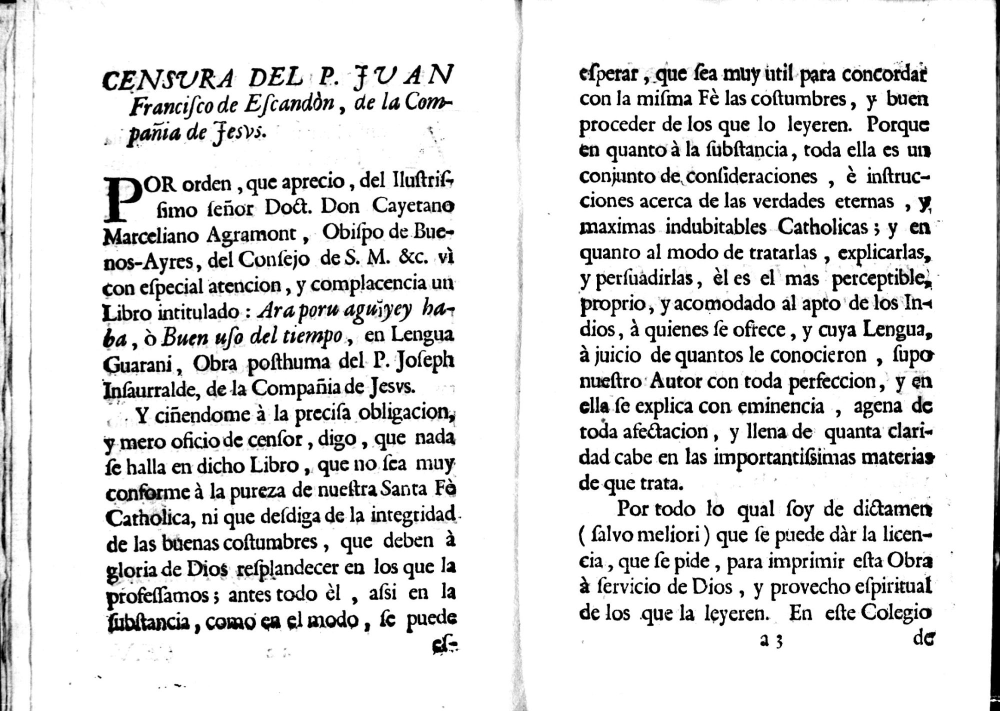
#> input picture samples/censura_p3.jpg, 2000 x 1422 px (shown at 1/2 size)
$ python -i preprocess.py   (imports and definitions only)
#> lines starting #> are read from the running program, lines starting #| are printed output that depends on the picture; after the words box and inside, x2 and y2 are one past the last pixel; in counts of white or black regions, pixels touching at a corner belong together
"""Pré-processamento: divide páginas duplas, corrige inclinação e binariza."""
from __future__ import annotations

import cv2
import numpy as np


def load(path_or_bytes) -> np.ndarray:
    """Carrega uma imagem (caminho ou bytes) em tons de cinza."""
#> called with path_or_bytes = '../samples/censura_p3.jpg'
    if isinstance(path_or_bytes, (bytes, bytearray)):
        arr = np.frombuffer(path_or_bytes, np.uint8)
        img = cv2.imdecode(arr, cv2.IMREAD_GRAYSCALE)
    else:
        img = cv2.imread(str(path_or_bytes), cv2.IMREAD_GRAYSCALE)
#> img is the input picture: shape (1422, 2000); min 0, max 255, mean 221.8
    if img is None:
        raise ValueError("Não foi possível ler a imagem")
    return img


def split_spread(gray: np.ndarray, force: bool | None = None) -> list[np.ndarray]:
    """Divide uma digitalização de página dupla na dobra central.

    `force=None` decide sozinho (imagem mais larga que alta); True/False força.
    A dobra é a coluna, no terço central, com menos tinta.
    """
    h, w = gray.shape
#> h = 1422; w = 2000
    is_spread = w > h * 1.2 if force is None else force
#> is_spread = True
    if not is_spread:
        return [gray]
    ink = (255 - gray).astype(np.float32)
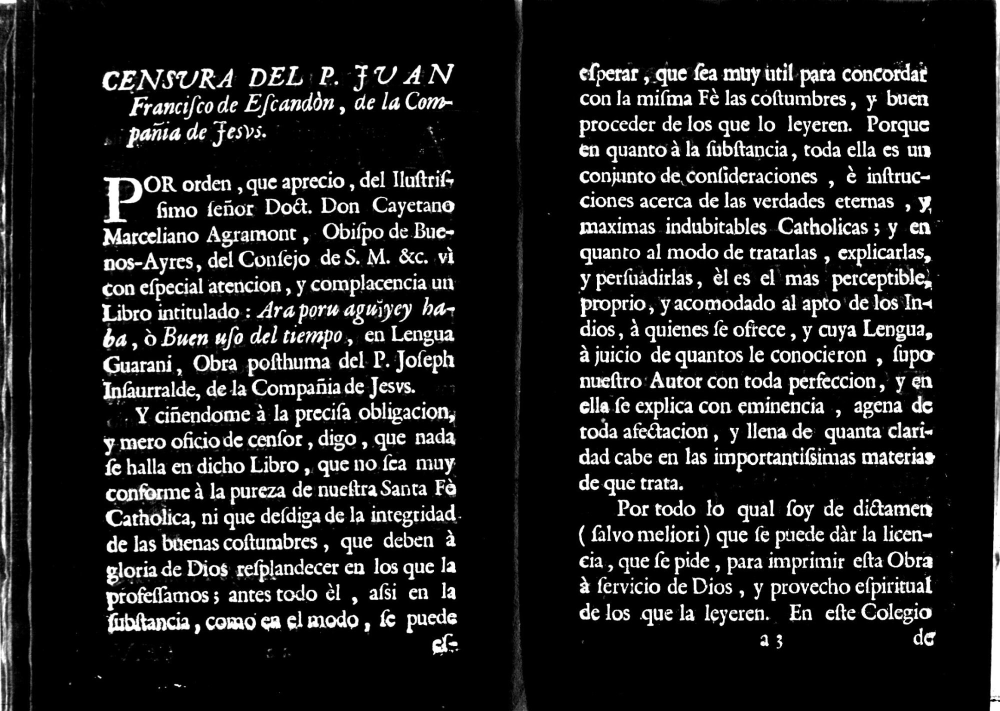
#> ink: shape (1422, 2000) float32 (shown at 1/2 size); min 0, max 255, mean 33.2
    lo, hi = int(w * 0.35), int(w * 0.65)
#> lo = 700; hi = 1300
    profile = ink[:, lo:hi].sum(axis=0)
    profile = np.convolve(profile, np.ones(25) / 25, mode="same")
    cut = lo + int(np.argmin(profile))
#> cut = 1124
    return [gray[:, :cut], gray[:, cut:]]


def deskew(gray: np.ndarray, max_angle: float = 5.0) -> np.ndarray:
    """Corrige pequena inclinação procurando o ângulo que mais "afina" as linhas."""
    small = cv2.resize(gray, None, fx=0.5, fy=0.5)
    bw = cv2.threshold(small, 0, 255, cv2.THRESH_BINARY_INV + cv2.THRESH_OTSU)[1]
    best, best_score = 0.0, -1.0
    h, w = bw.shape
    for angle in np.arange(-max_angle, max_angle + 0.01, 0.25):
        m = cv2.getRotationMatrix2D((w / 2, h / 2), angle, 1.0)
        rot = cv2.warpAffine(bw, m, (w, h), flags=cv2.INTER_NEAREST)
        score = float(np.var(rot.sum(axis=1)))
        if score > best_score:
            best, best_score = angle, score
    if abs(best) < 0.1:
        return gray
    h, w = gray.shape
    m = cv2.getRotationMatrix2D((w / 2, h / 2), best, 1.0)
    return cv2.warpAffine(gray, m, (w, h), flags=cv2.INTER_CUBIC,
                          borderMode=cv2.BORDER_REPLICATE)


def binarize(gray: np.ndarray) -> np.ndarray:
    """Remove ruído leve e binariza (Otsu) — bom para impressão antiga contrastada."""
    den = cv2.fastNlMeansDenoising(gray, None, h=10)
    return cv2.threshold(den, 0, 255, cv2.THRESH_BINARY + cv2.THRESH_OTSU)[1]


def crop_margins(bw: np.ndarray, pad: int = 20) -> np.ndarray:
    """Recorta as margens vazias e as bordas escuras da digitalização."""
    h, w = bw.shape
    # descarta 2% de cada borda, onde costuma haver sombra da encadernação
    mx, my = int(w * 0.02), int(h * 0.02)
    inner = bw[my:h - my, mx:w - mx]
    ink = 255 - inner
    ink = cv2.morphologyEx(ink, cv2.MORPH_OPEN, np.ones((3, 3), np.uint8))
    ys, xs = np.nonzero(ink)
    if len(xs) == 0:
        return bw
    x0, x1 = max(xs.min() - pad, 0), min(xs.max() + pad, inner.shape[1])
    y0, y1 = max(ys.min() - pad, 0), min(ys.max() + pad, inner.shape[0])
    return inner[y0:y1, x0:x1]


def prepare(path_or_bytes, split: bool | None = None) -> list[np.ndarray]:
    """Pipeline completo: retorna uma imagem binarizada por página."""
    gray = load(path_or_bytes)
    pages = []
    for page in split_spread(gray, split):
        page = deskew(page)
        pages.append(crop_margins(binarize(page)))
#> this loop made 2 passes
#> (m in deskew, mx in crop_margins, my in crop_margins, x0 in crop_margins) on pass 1: ([[1, -0.0175, 12.49], [0.0175, 1, -9.7]], 22, 28, 0)
#> (mx in crop_margins, my in crop_margins, x0 in crop_margins, x1 in crop_margins) on pass 2: (17, 28, 0, 842)
#> pass 1, in deskew, `small = cv2.resize(gray, None, fx=0.5, fy=0.5)`:
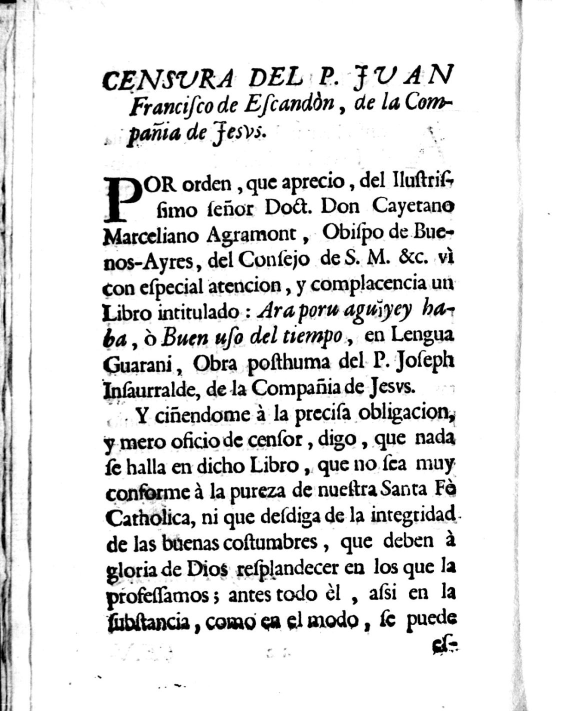
#> small: shape (711, 562); min 0, max 255, mean 224.9
#> pass 1, in deskew, `bw = cv2.threshold(small, 0, 255, cv2.THRESH_BINARY_INV + cv2.THRESH_O..`:
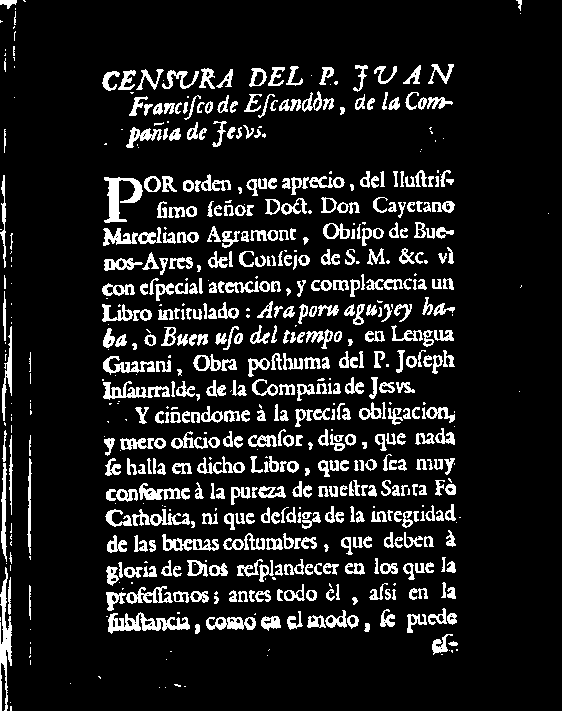
#> bw: shape (711, 562); 12% white; 654 white regions (172 under 20 px), largest, box (x1, y1, x2, y2) and area: (108, 612, 190, 634) 828, (0, 567, 12, 711) 801, (104, 177, 143, 223) 770
#> pass 1, in prepare, `page = deskew(page)`:
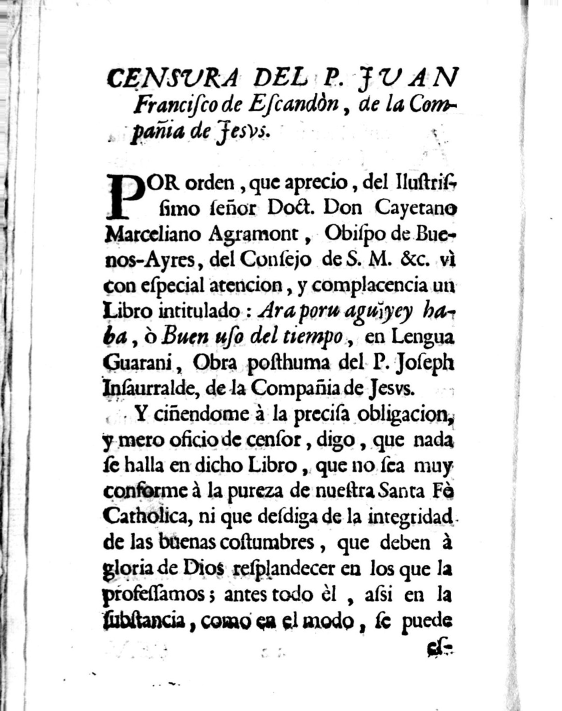
#> page: shape (1422, 1124) (shown at 1/2 size); min 0, max 255, mean 225.1
#> after the loop, pages = 2 items
    return pages


def to_png_bytes(img: np.ndarray) -> bytes:
    ok, buf = cv2.imencode(".png", img)
    if not ok:
        raise ValueError("Falha ao codificar PNG")
    return buf.tobytes()

>>> result = prepare('../samples/censura_p3.jpg')
#> result = 2 items

$ run again, on samples/indice_a.jpg
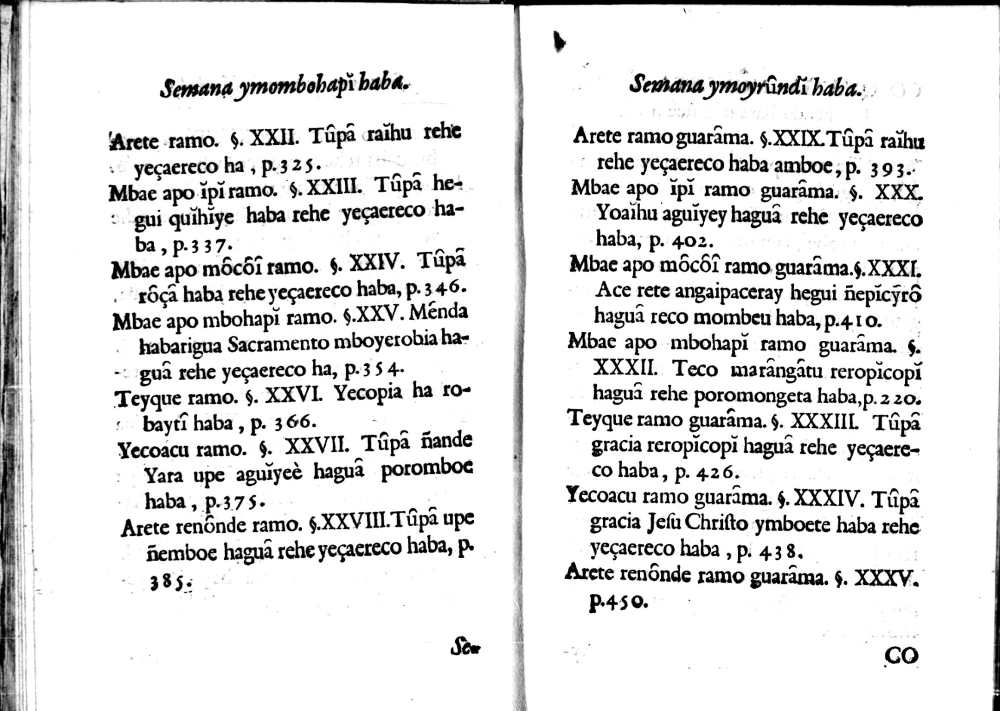
#> input picture samples/indice_a.jpg, 2000 x 1422 px (shown at 1/2 size)
#> in load, img is the input picture: shape (1422, 2000); min 0, max 255, mean 224.7
#> in split_spread, `h, w = gray.shape`: h = 1422; w = 2000
#> is_spread = True
#> lo = 700; hi = 1300
#> cut = 974
#> the loop in prepare, `for page in split_spread(gray, split):` made 2 passes
#> (m in deskew, mx in crop_margins, my in crop_margins, x0 in crop_margins) on passes 1 to 2: ([[0.999, -0.0349, 25.11], [0.0349, 0.999, -16.56]], 19, 28, 0), ([[1, 0.0131, -9.26], [-0.0131, 1, 6.78]], 20, 28, 5)
#> pass 1, in deskew, `bw = cv2.threshold(small, 0, 255, cv2.THRESH_BINARY_INV + cv2.THRESH_O..`:
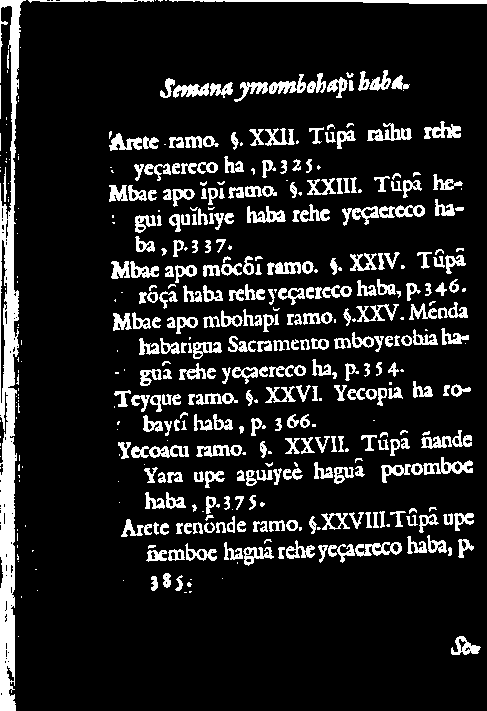
#> bw: shape (711, 487); 12.8% white; 448 white regions (141 under 20 px), largest, box (x1, y1, x2, y2) and area: (0, 0, 26, 711) 7984, (169, 0, 487, 4) 808, (423, 457, 473, 475) 406
#> pass 1, in prepare, `page = deskew(page)`:
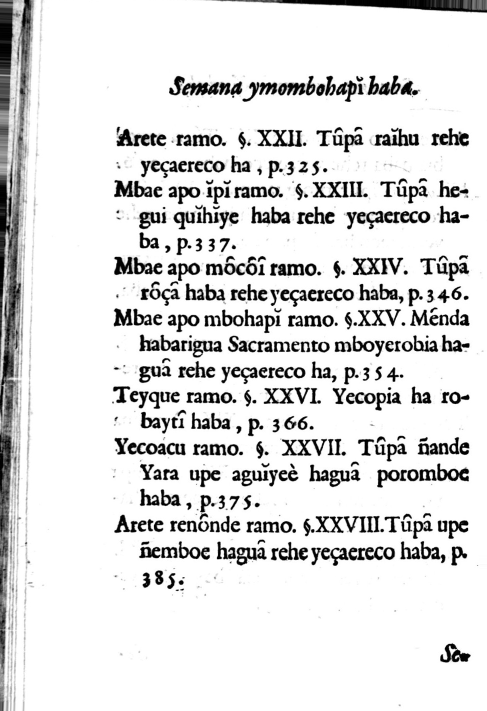
#> page: shape (1422, 974) (shown at 1/2 size); min 0, max 255, mean 223.7
#> after the loop in prepare, `for page in split_spread(gray, split):`: pages = 2 items

$ run again, on samples/indice_c.jpg
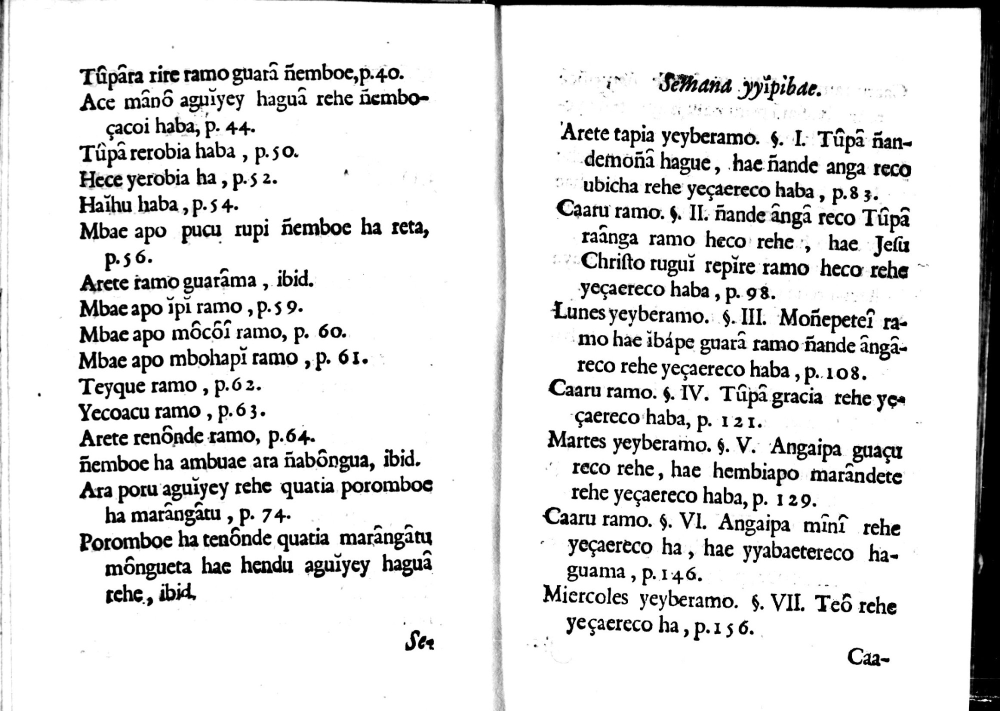
#> input picture samples/indice_c.jpg, 2000 x 1422 px (shown at 1/2 size)
#> in load, img is the input picture: shape (1422, 2000); min 0, max 255, mean 222.4
#> in split_spread, `h, w = gray.shape`: h = 1422; w = 2000
#> is_spread = True
#> lo = 700; hi = 1300
#> cut = 928
#> the loop in prepare, `for page in split_spread(gray, split):` made 2 passes
#> (m in deskew, mx in crop_margins, my in crop_margins, x0 in crop_margins) on passes 1 to 2: ([[1, -0.0175, 12.48], [0.0175, 1, -7.99]], 18, 28, 37), ([[1, 0.0305, -21.46], [-0.0305, 1, 16.7]], 21, 28, 0)
#> pass 1, in deskew, `bw = cv2.threshold(small, 0, 255, cv2.THRESH_BINARY_INV + cv2.THRESH_O..`:
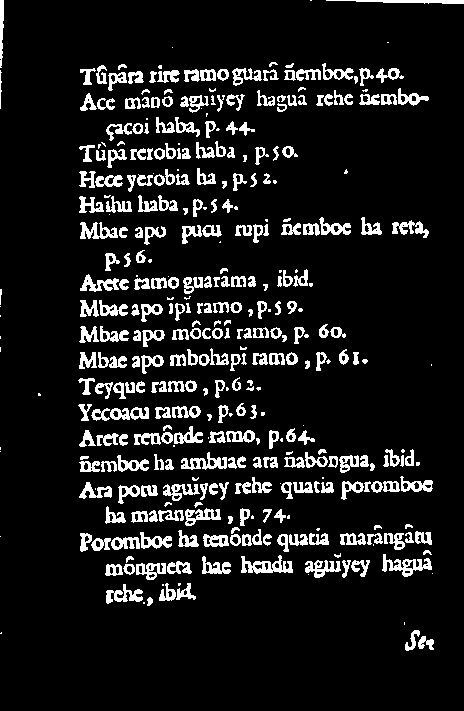
#> bw: shape (711, 464); 10.6% white; 380 white regions (72 under 20 px), largest, box (x1, y1, x2, y2) and area: (241, 555, 293, 574) 481, (382, 554, 432, 577) 461, (181, 452, 227, 470) 378
#> pass 1, in prepare, `page = deskew(page)`:
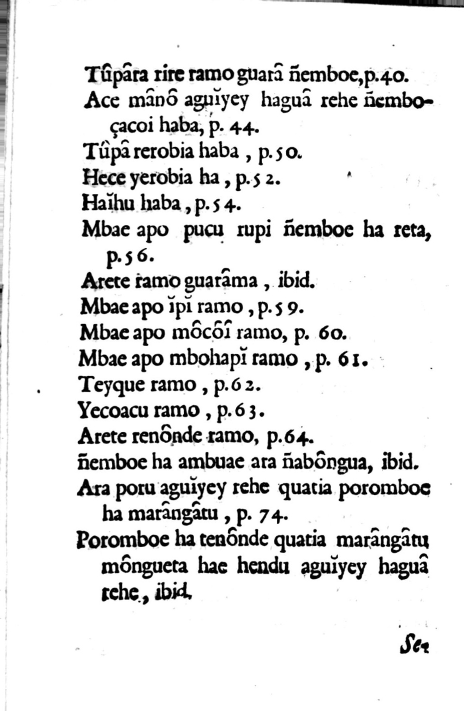
#> page: shape (1422, 928) (shown at 1/2 size); min 0, max 255, mean 228.3
#> after the loop in prepare, `for page in split_spread(gray, split):`: pages = 2 items
